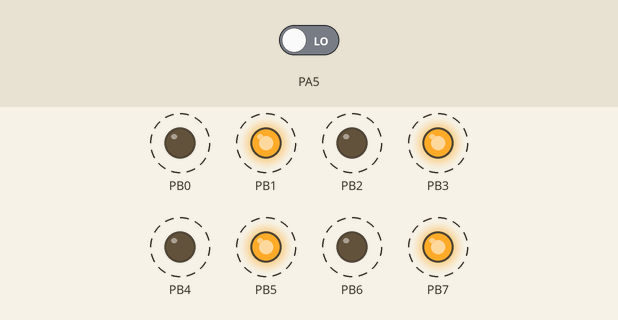
The program below on a simulated ATmega16, built with avr-gcc and emulated at 12 MHz. Parts: output pins drawn as LEDs (lit = HIGH). Dashed ring = blinking. Inputs (shaded band) come from the test bench; at power-on: PA5 LOW.

Above: at 2.8 s.
2.9 s: PA5 driven HIGH
At 3.25 s:
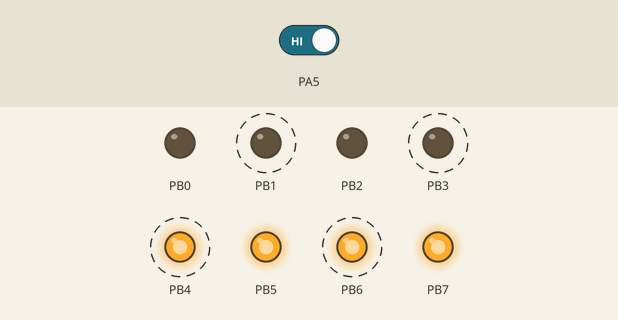
6.5 s: PA5 driven LOW
At 6.75 s:
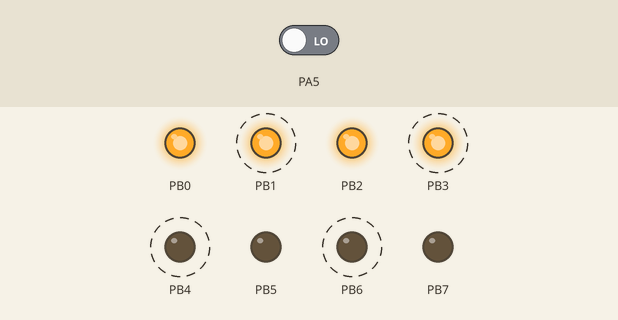
Timing chart, 0 to 16.5 s (numbered marks = the images above; inputs shaded):
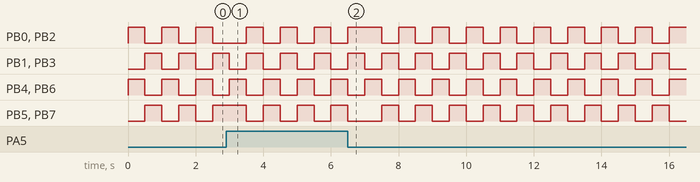

The program:

main.c
```c
/*
 * ALTERNATE_BLINK.c
 *
 * Created: 08-10-2022 10:40:45
 * Author : JCBRO_1
 */
#define F_CPU 12000000
#include <avr/io.h>
#include <util/delay.h>


int main(void)
{
    /* Replace with your application code */
	unsigned char a = 0;
	DDRA = 0x00;
	DDRB = 0xFF;

    while (1)
    {
		a  = PINA & 0x20;
		if(a == 0x20)
		{
		PORTB = 0xF0;
		_delay_ms(500);

		PORTB = 0x0F;
		_delay_ms(500);
    }

	else {

		PORTB = 0x55;
		_delay_ms(500);

		PORTB = 0xAA;
		_delay_ms(500);
	}

	}
}
```

Measured:
- by itself, PB0, PB2: repeats every 1.0 s: LOW 0.50 s, HIGH 0.50 s
- by itself, PB1, PB3, PB4, PB6: alternates HIGH for 0.50 s and LOW for 0.50 s
- by itself, PB5, PB7: repeats every 1.0 s: HIGH 0.50 s, LOW 0.50 s
